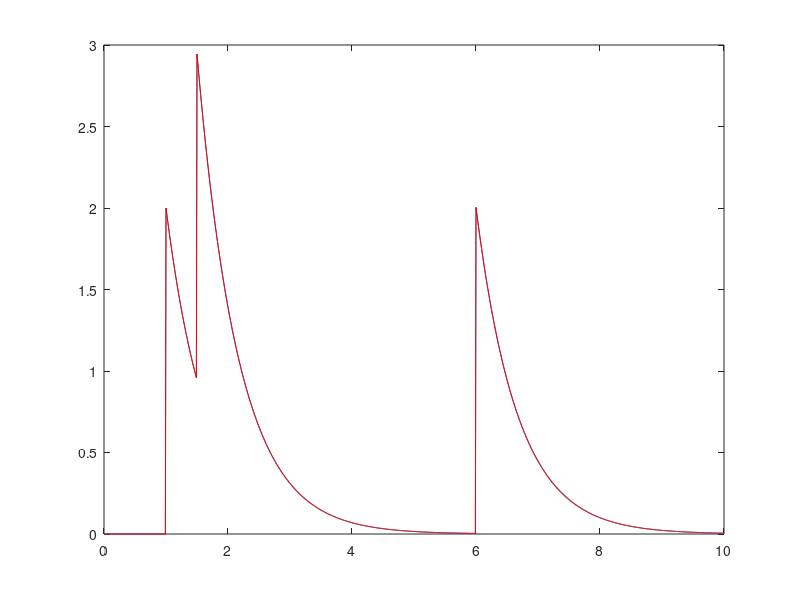
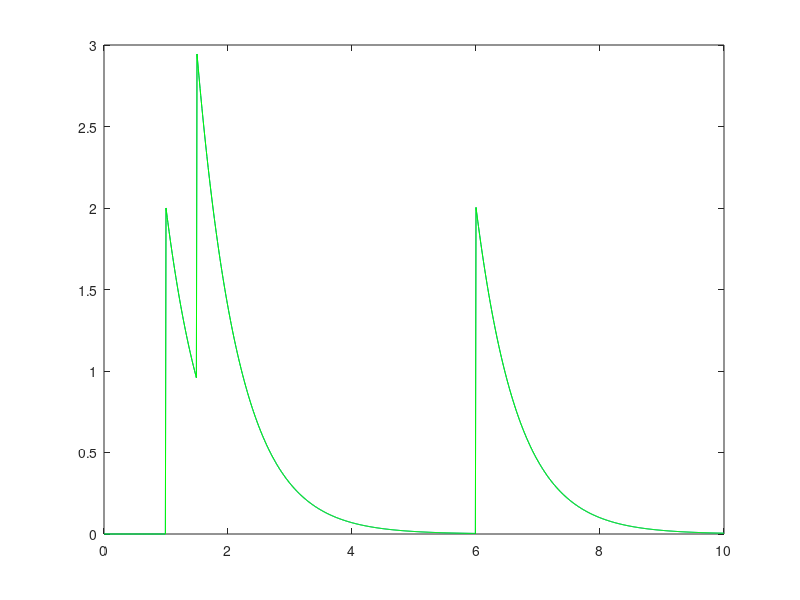

These figures' MATLAB source, in order:
%% parameters

dt = 0.01;  % delta t
t0 = 0;   % time 0
te = 10;  % last evaluated time point
t = t0:dt:te;   % time vector
tk = [1 1.5 6];   % event times (members of the time vector)
lambda = 1.5;   % time constant
N0 = 2;   % step size at event times

%% simulation

tic
cntr = 1;
L1t = nan(1,length(t)-1);   % simulation in time steps
L2t = nan(1,length(t)-1);   % simulation using the closed form
L1t(1) = 0;   % t=0
L2t(1) = 0;   % t=0
for ti = t(2:end)
    cntr = cntr + 1;
    if ~ismember(ti,tk);
        L1t(cntr) = L1t(cntr-1) * exp(-lambda*dt);  % exponential decay
    else
        L1t(cntr) = L1t(cntr-1) * exp(-lambda*dt) + N0;   % an event occurred
    end
    
    tki = tk(tk<=ti);   % events before ti
    L2t(cntr) = N0 * sum(exp(-lambda*(ti-tki)));
end
toc

%% evaluation

L2te = N0 * sum(exp(-lambda*(te-tk)));   % closed form, last time point
L2te - L1t(end)

figure
plot(t,L1t)
hold on
plot(t,L2t,'r')

%% calculate with convolution

tic
z = zeros(size(t));
z(round(tk/dt)+1) = N0;
flt = exp(-lambda*(t));
L3t = conv2(z,flt);
L3t = L3t(1:length(t));
toc

figure
plot(t,L1t)
hold on
plot(t,L3t,'g')